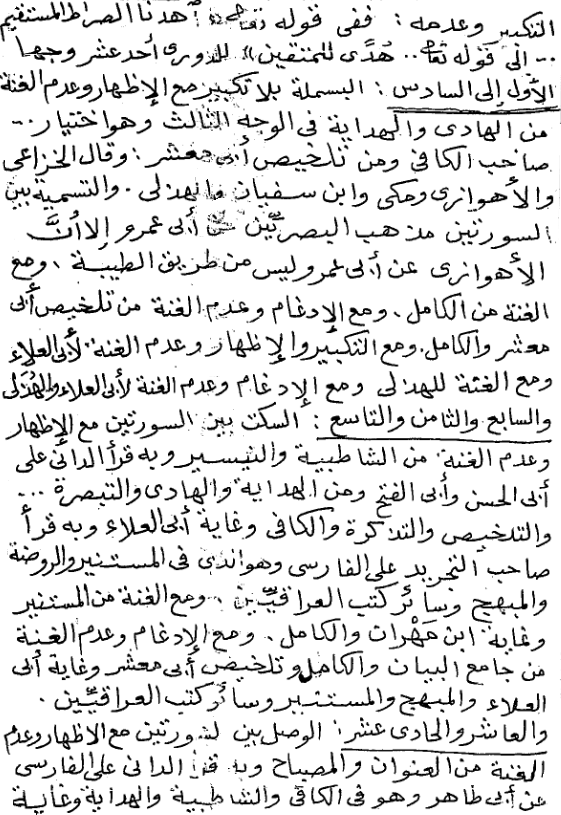
#> input picture images/dataset/Book4/Book4_00000032_B.png, 561 x 815 px, given in place of book.jpg, which was not available
$ python thresholding_histogram_experiment.py
#> lines starting #> are read from the running program, lines starting #| are printed output that depends on the picture; pictures that were not available may be replaced by others from this repository, and a replacement may not be noted
"""
Thresholding and histogram experiment for Arabic manuscript images.

This standalone script compares grayscale conversion, adaptive thresholding,
and histogram inspection on sample manuscript pages.
"""

import cv2 as cv
import matplotlib.pyplot as plt

SAMPLE_BOOK4_PAGE = "images/dataset/Book4/Book4_00000207_B.png"
SAMPLE_BOOK6_PAGE = "images/dataset/Book6/Book6_00000029_B.PNG"
SPOT_WITH_MISSING_LETTERS = "images/dataset/Book1/Book1_00000022_B.PNG"
SPOT_WITH_MISSING_LETTERS_ALT = "images/dataset/Book1/Book1_00000126_B.PNG"
MISSING_LETTERS_PAGE = "images/dataset/Book5/Book5_00000075_B.PNG"
MISSING_LETTERS_PAGE_ALT = "images/dataset/Book3/Book3_00000183_B.PNG"
MISSING_LETTERS_PAGE_ALT_2 = "images/dataset/Book1/Book1_00000182_A.PNG"
PAGE_WITH_SHADOW = "images/dataset/Book3/Book3_00000183_A.PNG"
PAGE_WITH_SHADOW_ALT = "images/dataset/Book2/Book2_000122_A.PNG"
BOLD_LETTERS_PAGE = "images/dataset/Book7/Book7_00000336_B.png"

image_path = "images/book.jpg"

original_image = cv.imread(image_path)
#> original_image is the input picture: shape (815, 561, 3); min 0, max 255, mean 223.6
original_image = cv.resize(
    original_image, (original_image.shape[1] // 3, original_image.shape[0] // 3)
)
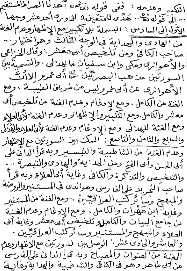
#> original_image: shape (271, 187, 3); min 0, max 255, mean 223.5
grey_image = cv.cvtColor(original_image, cv.COLOR_BGR2GRAY)
cv.imshow("original image", original_image)
cv.imshow("grey image", grey_image)

# Static thresholding variant retained for comparison.

# _, binary_image = cv.threshold(grey_image, 90, 255, cv.THRESH_BINARY)
# cv.imshow("static threshold image", binary_image)


# Adaptive thresholding was more useful for uneven manuscript backgrounds.

thr_img_adaptive = cv.adaptiveThreshold(
    grey_image, 255, cv.ADAPTIVE_THRESH_MEAN_C, cv.THRESH_BINARY, 25, 5
)
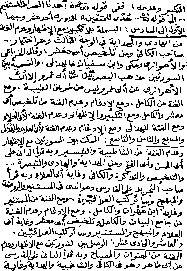
#> thr_img_adaptive: shape (271, 187); 80.4% white; black in thin lines or dots
cv.imshow("adaptive threshold image", thr_img_adaptive)


# [15 lines of commented-out code are left out]

histograms = cv.calcHist([grey_image], [0], None, [256], [0, 256])
#> histograms = 256 values, max 36924 at index 255, min 18 at index 94, mean 198
plt.figure()
plt.title("histogram")
plt.xlabel("x")
plt.ylabel("y")
plt.plot(histograms)
plt.xlim([0, 256])
plt.show()
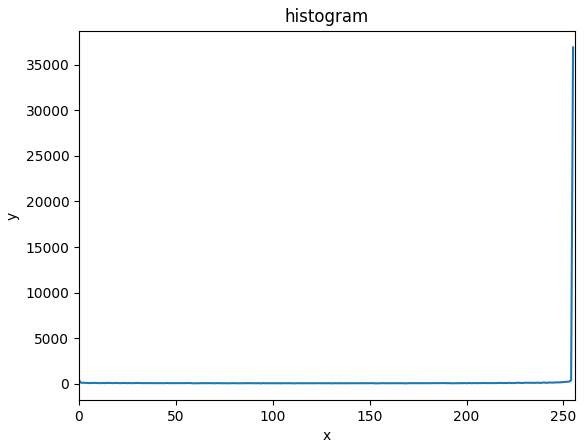
#> figure drawn by matplotlib, 1 panel; curve peaks at x = 255, y = 36924

# [9 lines of commented-out code are left out]
cv.waitKey(0)

# Future experiment idea: object detection for manuscript regions.

# Future experiment idea: contour-based extraction.

$ run again, on images/dataset/Book4/Book4_00000255_B.png
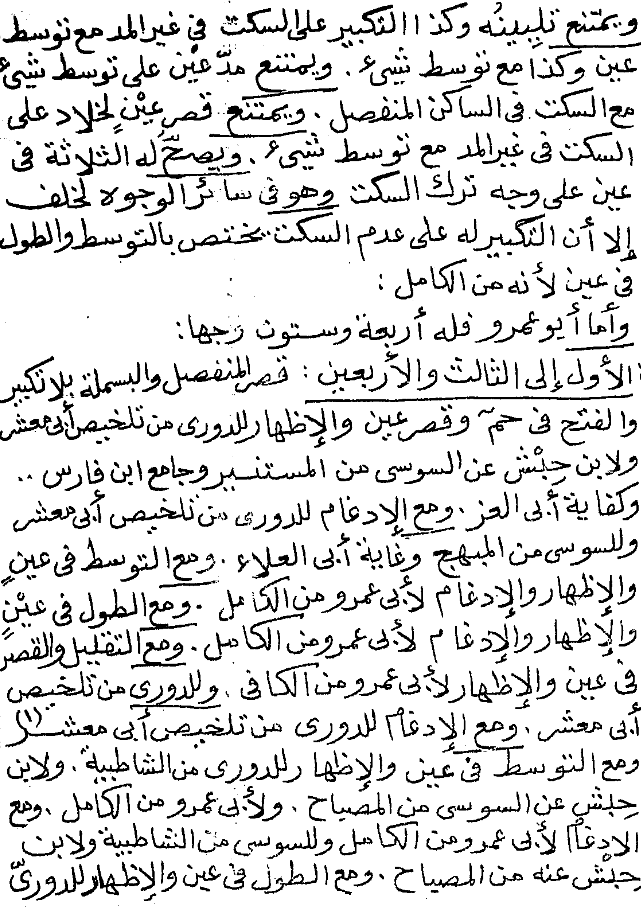
#> input picture images/dataset/Book4/Book4_00000255_B.png, 641 x 907 px, given in place of book.jpg, which was not available
#> original_image is the input picture: shape (907, 641, 3); min 0, max 255, mean 220.6
#> original_image: shape (302, 213, 3)
#> `thr_img_adaptive = cv.adaptiveThreshold( grey_image, 255, cv.ADAPTIVE_..`:
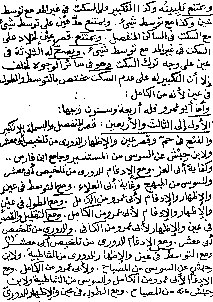
#> thr_img_adaptive: shape (302, 213); 81.2% white; black in thin lines or dots
#> histograms = 256 values, max 48809 at index 255, min 19 at index 101, mean 251.3
#> `plt.show()`:
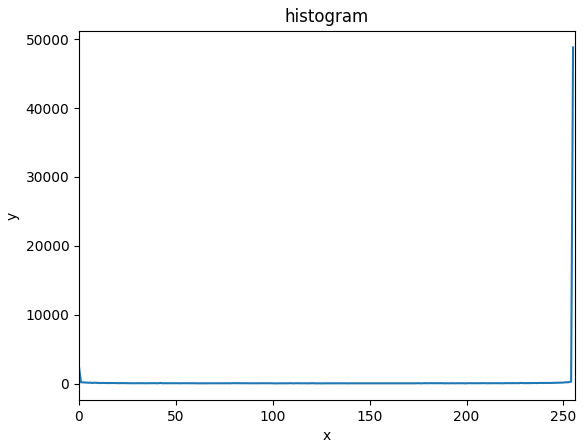
#> figure drawn by matplotlib, 1 panel; curve peaks at x = 255, y = 48809

$ run again, on images/dataset/Book4/Book4_00000032_A.png
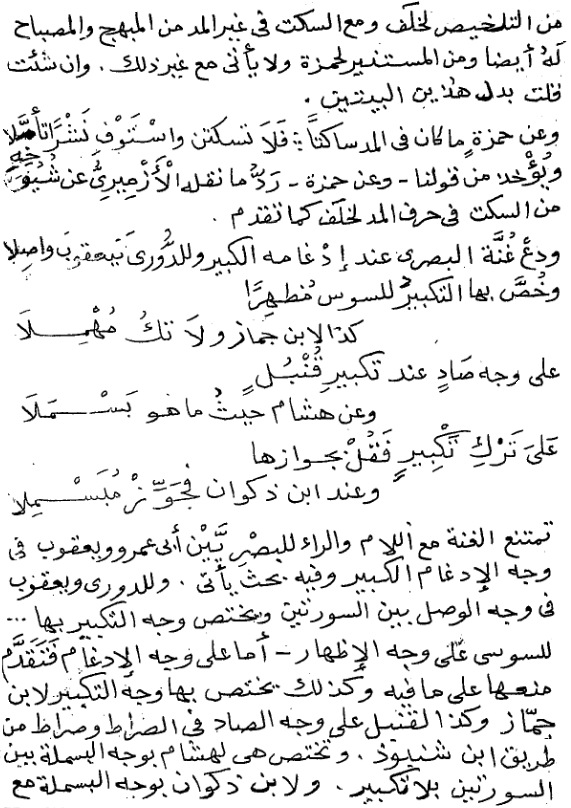
#> input picture images/dataset/Book4/Book4_00000032_A.png, 571 x 808 px, given in place of book.jpg, which was not available
#> original_image is the input picture: shape (808, 571, 3); min 0, max 255, mean 231.4
#> original_image: shape (269, 190, 3)
#> `thr_img_adaptive = cv.adaptiveThreshold( grey_image, 255, cv.ADAPTIVE_..`:
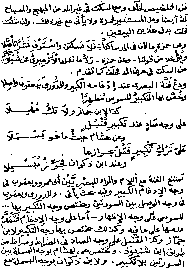
#> thr_img_adaptive: shape (269, 190); 83.7% white; black in thin lines or dots
#> histograms = 256 values, max 39280 at index 255, min 16 at index 141, mean 199.6
#> `plt.show()`:
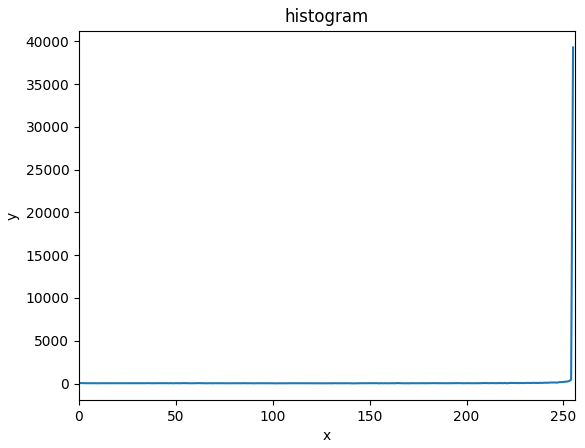
#> figure drawn by matplotlib, 1 panel; curve peaks at x = 255, y = 39280
